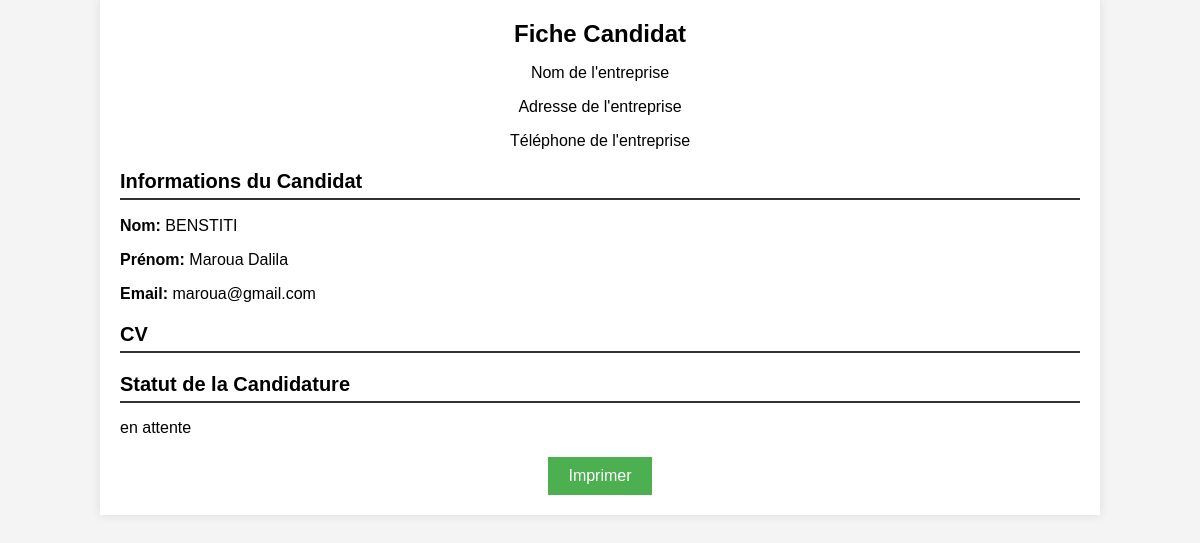
The page /acceuil-arh/recrutements/details_candidat/2/ on the database as committed earlier.
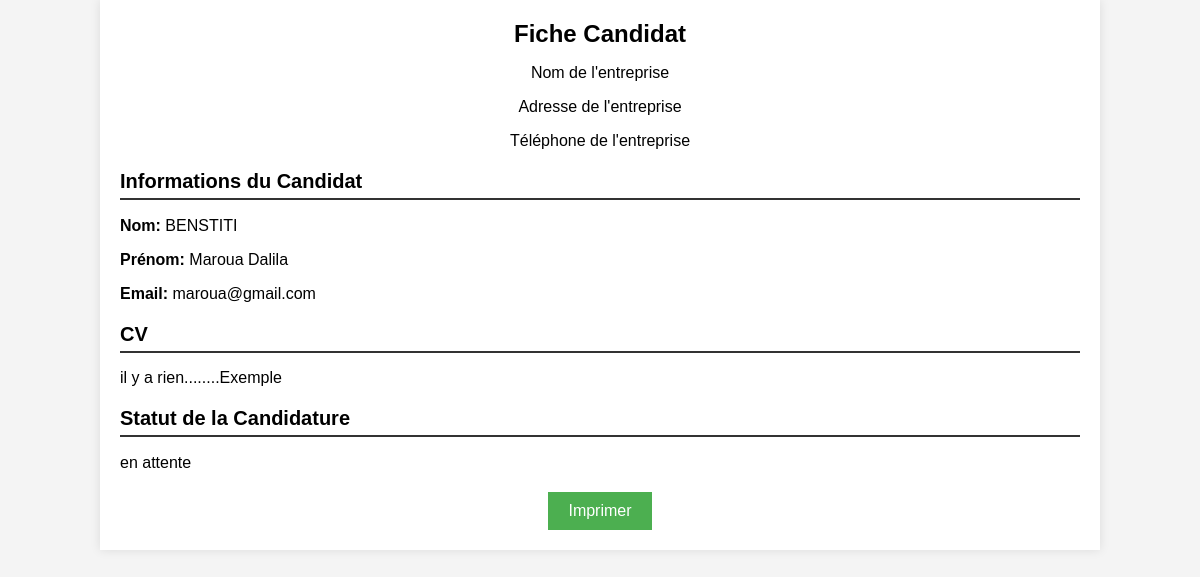
The same page on the database as committed later.
### app1/models.py (models this page shows, shortened)
class Candidat (models.Model):
    Nom= models.CharField(max_length= 20)
    Prenom= models.CharField(max_length= 20)
    Email= models.CharField(max_length= 30, unique=True)
    CV = models.TextField()
    date_condidature= models.DateField(default=timezone.now)
    Utilisateur_Condidat= models.ForeignKey(Utilisateur, on_delete=models.CASCADE, related_name="condidats")
    Etat_condidature= models.CharField(max_length=30)

### app1/views.py (the view)
# urls.py: path('acceuil-arh/recrutements/details_candidat/<int:candidat_id>/', views.details_candidat, name='details_candidat'),
def details_candidat(request, candidat_id):
    candidat = get_object_or_404(Candidat, id=candidat_id)
    return render(request, 'details_candidat.html', {'candidat': candidat})

### app1/templates/details_candidat.html (shortened to what this page needs)
<!DOCTYPE html>
<html lang="en">
<head>
</head>
<body>
    <div class="container">
        <header>
            <h1>Fiche Candidat</h1>
            <div class="company-info">
                <p>Nom de l'entreprise</p>
                <p>Adresse de l'entreprise</p>
                <p>Téléphone de l'entreprise</p>
            </div>
        </header>
        <section class="candidate-info">
            <h2>Informations du Candidat</h2>
            <p><strong>Nom:</strong> {{ candidat.Nom }}</p>
            <p><strong>Prénom:</strong> {{ candidat.Prenom }}</p>
            <p><strong>Email:</strong> {{ candidat.Email }}</p>
        </section>
        <section class="candidate-cv">
            <h2>CV</h2>
            <p>{{ candidat.CV }}</p>
        </section>
        <section class="candidate-status">
            <h2>Statut de la Candidature</h2>
            <p>{{ candidat.Etat_condidature }}</p>
        </section>
        <footer>
            <button onclick="window.print()">Imprimer</button>
        </footer>
    </div>
</body>
</html>

Rows that differ between the two databases and show on the page:
changed Candidat "BENSTITI": CV (not shown) → "il y a rien........Exemple"
